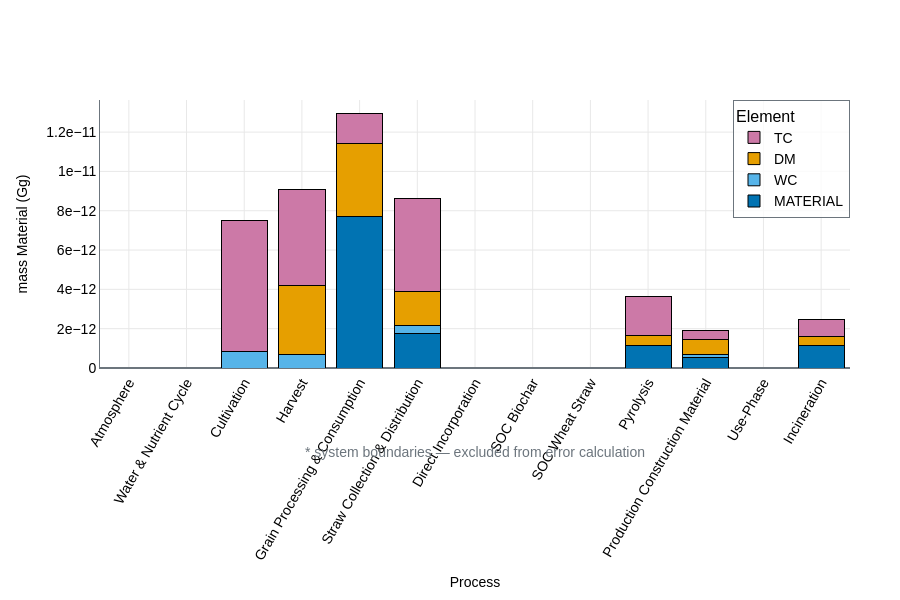

Notebook code for this chart:
### Code cell
# Generate visualizations if scenarios were run
if all_scenario_results:
    scenario_engine.generate_scenario_comparison_visualizations(
        baseline_results=mfa_results_baseline,
        all_scenario_results=all_scenario_results,
        scenario_definitions=scenario_definitions,
    )

    # Mass balance error plots for each scenario
    print(format_header("SCENARIO MASS BALANCE DETAILS", level=2))
    for sc_name, sc_result in all_scenario_results.items():
        print(f"\n{Icons.ARROW} Mass Balance Error: Scenario '{sc_name}'")
        plotting.plot_total_mass_balance_error(
            sc_result,
            enable_export=True,
            export_filename=f"mass_balance_scenario_{sc_name}",
        )

    # Export scenario results
    scenario_engine.export_scenario_results(
        all_scenario_results=all_scenario_results,
        scenario_definitions=scenario_definitions,
    )
else:
    print(f"{Icons.INFO} No scenarios were processed.")

### Figure 1 — Plotly figure (JSON) as saved in the notebook; plotly's stock layout.template omitted (floating-point values rounded to 4 significant figures)
{"data": [{"hovertemplate": "<b>%{x}</b><br>MATERIAL: %{y:.2e} Gg<extra></extra>", "marker": {"color": "#0173B2", "line": {"color": "#000000", "width": 1}}, "name": "MATERIAL", "type": "bar", "x": ["Atmosphere", "Water & Nutrient Cycle", "Cultivation", "Harvest", "Grain Processing & Consumption", "Straw Collection & Distribution", "Direct Incorporation", "SOC Biochar", "SOC Wheat Straw", "Pyrolysis", "Production Construction Material", "Use-Phase", "Incineration"], "y": [0, 0, 0, 0, 7.683e-12, 1.746e-12, 0, 0, 0, 1.164e-12, 5.53e-13, 0, 1.15e-12]}, {"hovertemplate": "<b>%{x}</b><br>WC: %{y:.2e} Gg<extra></extra>", "marker": {"color": "#56B4E9", "line": {"color": "#000000", "width": 1}}, "name": "WC", "type": "bar", "x": ["Atmosphere", "Water & Nutrient Cycle", "Cultivation", "Harvest", "Grain Processing & Consumption", "Straw Collection & Distribution", "Direct Incorporation", "SOC Biochar", "SOC Wheat Straw", "Pyrolysis", "Production Construction Material", "Use-Phase", "Incineration"], "y": [0, 0, 8.149e-13, 6.985e-13, 0, 4.22e-13, 0, 0, 0, 0, 1.201e-13, 0, 0]}, {"hovertemplate": "<b>%{x}</b><br>DM: %{y:.2e} Gg<extra></extra>", "marker": {"color": "#E69F00", "line": {"color": "#000000", "width": 1}}, "name": "DM", "type": "bar", "x": ["Atmosphere", "Water & Nutrient Cycle", "Cultivation", "Harvest", "Grain Processing & Consumption", "Straw Collection & Distribution", "Direct Incorporation", "SOC Biochar", "SOC Wheat Straw", "Pyrolysis", "Production Construction Material", "Use-Phase", "Incineration"], "y": [0, 0, 0, 3.492e-12, 3.725e-12, 1.746e-12, 0, 0, 0, 4.948e-13, 7.858e-13, 0, 4.584e-13]}, {"hovertemplate": "<b>%{x}</b><br>TC: %{y:.2e} Gg<extra></extra>", "marker": {"color": "#CC79A7", "line": {"color": "#000000", "width": 1}}, "name": "TC", "type": "bar", "x": ["Atmosphere", "Water & Nutrient Cycle", "Cultivation", "Harvest", "Grain Processing & Consumption", "Straw Collection & Distribution", "Direct Incorporation", "SOC Biochar", "SOC Wheat Straw", "Pyrolysis", "Production Construction Material", "Use-Phase", "Incineration"], "y": [0, 0, 6.694e-12, 4.889e-12, 1.543e-12, 4.715e-12, 0, 0, 0, 1.994e-12, 4.366e-13, 0, 8.622e-13]}], "layout": {"annotations": [{"font": {"color": "#6C757D", "size": 14}, "showarrow": false, "text": "* system boundaries — excluded from error calculation", "x": 0.5, "xanchor": "center", "xref": "paper", "y": -0.35, "yref": "paper"}], "barmode": "stack", "font": {"color": "#000000", "family": "Arial, sans-serif", "size": 14}, "height": 600, "legend": {"bgcolor": "rgba(255,255,255,0.8)", "bordercolor": "#6C757D", "borderwidth": 1, "font": {"size": 14}, "orientation": "v", "title": {"font": {"size": 16}, "text": "Element"}, "x": 1, "xanchor": "right", "y": 1, "yanchor": "top"}, "margin": {"b": 200, "l": 100, "r": 50, "t": 100}, "paper_bgcolor": "#FFFFFF", "plot_bgcolor": "#FFFFFF", "uirevision": "constant", "width": 900, "xaxis": {"gridcolor": "#e8e8e8", "griddash": "solid", "gridwidth": 1, "linecolor": "#6C757D", "linewidth": 1, "tickangle": -60, "tickfont": {"color": "#000000", "family": "Arial, sans-serif", "size": 14}, "title": {"font": {"color": "#000000", "family": "Arial, sans-serif", "size": 14}, "text": "Process"}, "zeroline": true, "zerolinecolor": "#6C757D"}, "yaxis": {"gridcolor": "#e8e8e8", "griddash": "solid", "gridwidth": 1, "linecolor": "#6C757D", "linewidth": 1, "rangemode": "tozero", "tickfont": {"color": "#000000", "family": "Arial, sans-serif", "size": 14}, "tickformat": ",", "title": {"font": {"color": "#000000", "family": "Arial, sans-serif", "size": 14}, "text": "mass Material (Gg)"}, "zeroline": true, "zerolinecolor": "#6C757D"}}}
